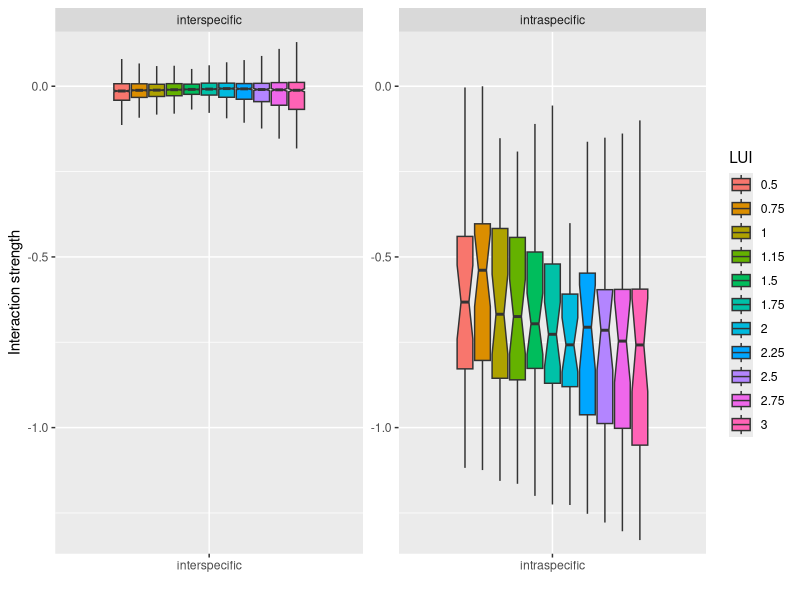
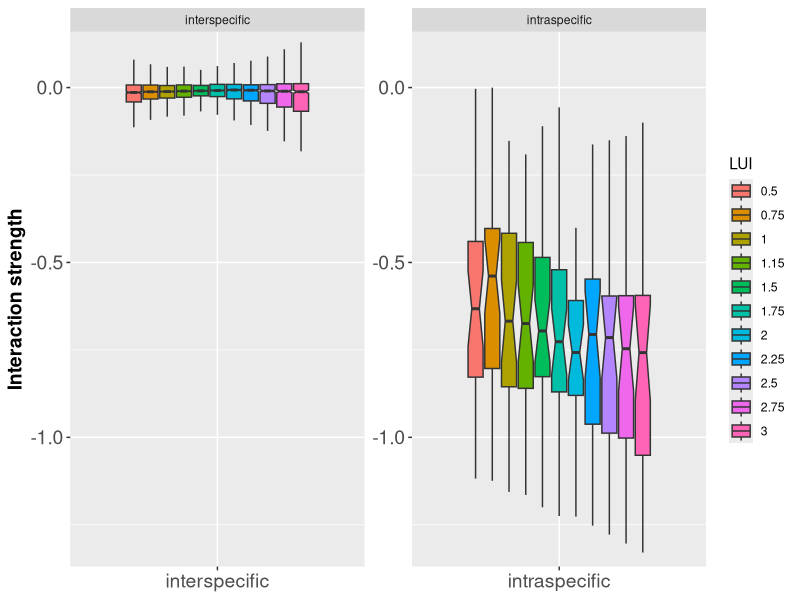

Recreate these plots in R, in order. (Note: this script raises an error after producing the figures.)
#Compute structural metrics for different species richness combos across the LUI gradient

rm(list = ls())

intrinsic <- read.table("results/OG_results/intrinsic_site_lui_average_lme_50.csv", header = TRUE, sep = ",", row.names = 1)
alpha <- as.matrix(read.table("results/OG_results/interaction_matrix_lme_average_50.csv", header = TRUE, sep = ",", row.names = 1))
lui_modify_alpha <- as.matrix(read.table("results/OG_results/lui_matrix_lme_average_50.csv", header = TRUE, sep = ",", row.names = 1))

top50.short <- c("Poa_tri", "Poa_pra", "Alo_pra", "Dac_glo", "Tri_rep", "Tar_off", "Lol_per", "Arr_ela", 
                 "Fes_rub", "Fes_pra", "Tri_fla", "Ely_rep", "Tri_pra", "Bro_ere", "Ran_rep", "Bro_hor", 
                 "Ran_acr", "Pla_lan", "Ach_mil", "Gal_mol", "Her_sph", "Ant_syl", "Hol_lan", "Hel_pub",
                 "Ant_odo", "Bra_pin", "Car_hir", "Ver_cha", "Rum_ace", "Fes_ovi", "Phl_pra", "Pha_aru",
                 "Des_ces", "Agr_sto", "Cyn_cri", "Cir_ole", "Cer_hol", "Pla_med", "Cre_bie", "Urt_dio",
                 "Thy_pul", "Lol_mul", "Cir_arv", "Lot_cor", "Ran_bul", "Tri_dub", "Med_lup", "Leo_his",
                 "Car_car", "Vic_sep", "Pru_sp")

#Simulate x values of LUI at equal intervals
lui <- c(0.5, 0.75, 1, 1.15, 1.50, 1.75, 2, 2.25, 2.50, 2.75, 3) 

lui_intrinsic <- list()
lui_alpha <- list()
xx <- matrix(nrow = 51, ncol = 2, NA)
colnames(xx) <- c("intrinsic", "lui_value")
row.names(xx) <- paste(top50.short, sep = ",")

#to obtain all value of intrinsic abundance at different LUI values
for(i in 1:(length(lui))){
  for(j in 1:length(row.names(intrinsic))){
    xx[j,1] <- intrinsic[j,1] + intrinsic[j,2]*lui[i]
    xx[j,2] <- lui[i]
  }
  lui_intrinsic[[i]] <- xx
}

#to obtain species with positive intrinsic at each site
lui_intrinsic_positive <-  list()
zz <- list()
for(i in 1:(length(lui_intrinsic))){
  zz[[i]] <- row.names(subset(lui_intrinsic[[i]], lui_intrinsic[[i]][,1]>0))
  lui_intrinsic_positive[[i]] <- lui_intrinsic[[i]][which(rownames(lui_intrinsic[[i]]) %in% zz[[i]]),]
}

#to obtain interaction matrices at different LUI values
#subset the interaction matrices at different LUIs to those species showing positive growth rates.
hh <- list()

for(i in 1:(length(lui))){
  lui_alpha[[i]] <- alpha + lui_modify_alpha*lui[i]
  lui_alpha[[i]] <- lui_alpha[[i]][which(rownames(lui_alpha[[i]]) %in% row.names(lui_intrinsic_positive[[i]])),
                                   which(colnames(lui_alpha[[i]]) %in% row.names(lui_intrinsic_positive[[i]]))]
  hh[[i]] <- row.names(subset(lui_alpha[[i]], diag(lui_alpha[[i]]) < 0)) #we hold those with negative intra
  lui_alpha[[i]] <- lui_alpha[[i]][which(rownames(lui_alpha[[i]]) %in% hh[[i]]),
                                   which(colnames(lui_alpha[[i]]) %in% hh[[i]])]
}

#we create the matrices to build the violin plots


intra <-list()
inter<-list()
number_intra<-list()
number_inter <-list()
  
for(i in 1:length(lui_alpha)){
  intra[[i]] <- diag(matrix(unlist(lui_alpha[[i]]), ncol = ncol(lui_alpha[[i]]), byrow = TRUE))
  A <- matrix(unlist(lui_alpha[[i]]), ncol = ncol(lui_alpha[[i]]), byrow = TRUE)
  inter[[i]] <- unlist(A[row(A)!=col(A)])
  
  number_intra[[i]] <- length(intra[[i]])
  number_inter[[i]] <- length(inter[[i]])
  

}
#Because they are of different length
library(plyr)
#obtain a list of different length to code de data later on
lui_intra <- mapply(rep, lui, c(unlist(number_intra)))
lui_intra <- ldply(lui_intra, rbind)
lui_intra <- t(lui_intra)
lui_inter <- mapply(rep, lui, c(unlist(number_inter)))
lui_inter <- ldply(lui_inter, rbind)
lui_inter <- t(lui_inter)
  
# do the same with the values themselves
intra <- ldply(intra, rbind)
intra <- t(intra)
inter <- ldply(inter, rbind)
inter <- t(inter)

# convert everthing into a vector and name the variables
lui_intra <- c(lui_intra)
intra_code <- rep("intraspecific", times=length(lui_intra))
lui_inter <- c(lui_inter)
inter_code <- rep("interspecific", times=length(lui_inter))
intra <- c(intra)
inter <- c(inter)
p1 <- cbind(lui_intra, intra_code, intra)
p2 <- cbind(lui_inter, inter_code, inter)
data <-rbind(p1, p2)
data <- as.data.frame(data)
colnames(data)<- c("LUI", "intra_inter", "int_strength")
#remove NAs
data <- data[complete.cases(data), ]
data$LUI <- as.factor(data$LUI)
data$intra_inter <- as.factor(data$intra_inter)
data$int_strength <- as.numeric(data$int_strength)

#Now plot the violins plots 

require(ggplot2)

p<- ggplot(data, aes(x=intra_inter, y=int_strength, fill=LUI)) + coord_cartesian(ylim = c(-1.3, 0.09))+
geom_boxplot(outlier.size=-1, notch=TRUE) + facet_wrap(~intra_inter, scales="free") + labs(x = " ", y="Interaction strength")
p_interactions <- p + theme(
  axis.text=element_text(size=14),
  plot.title = element_text(size=14),
  axis.title.x = element_blank(),
  axis.title.y = element_text(size=14, face="bold")
)

ggsave(filename = "figures/paper_figures/SupFig1_inter_strength.png", device = "png",
       width = 15, height = 10, limitsize = FALSE)
